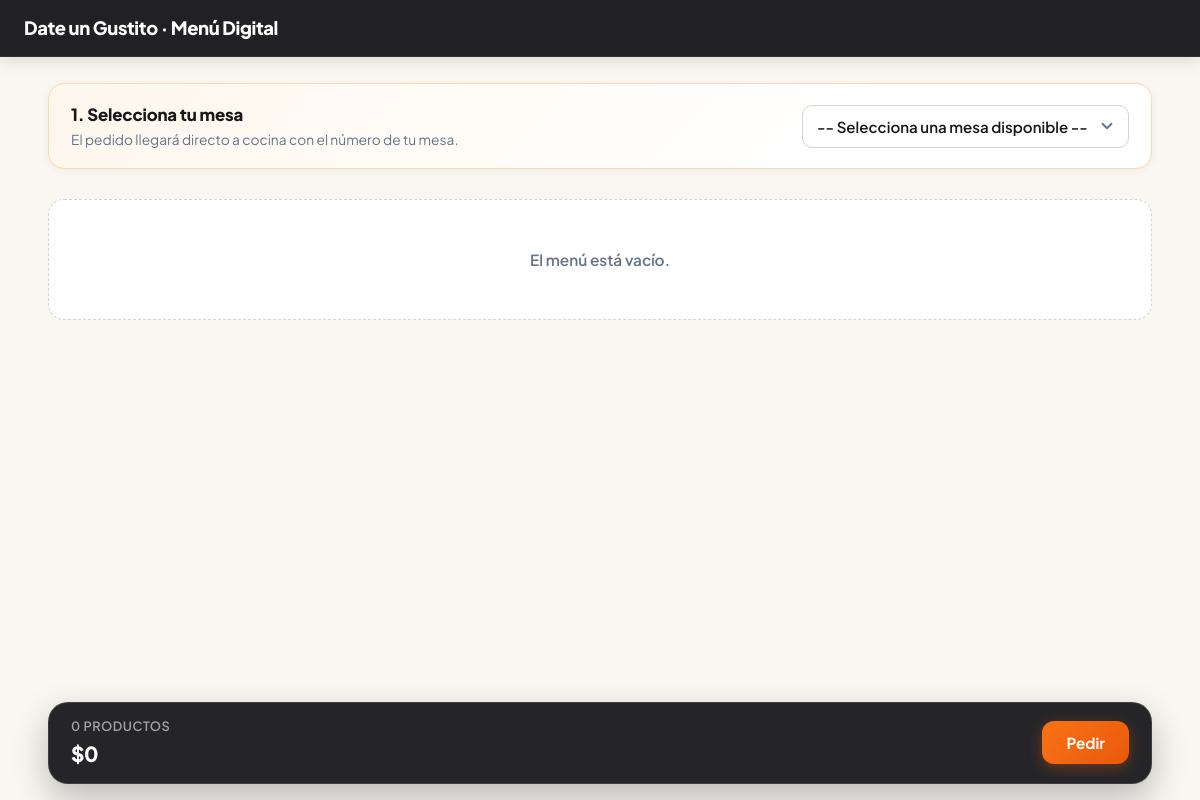
Before: / with the older database file.
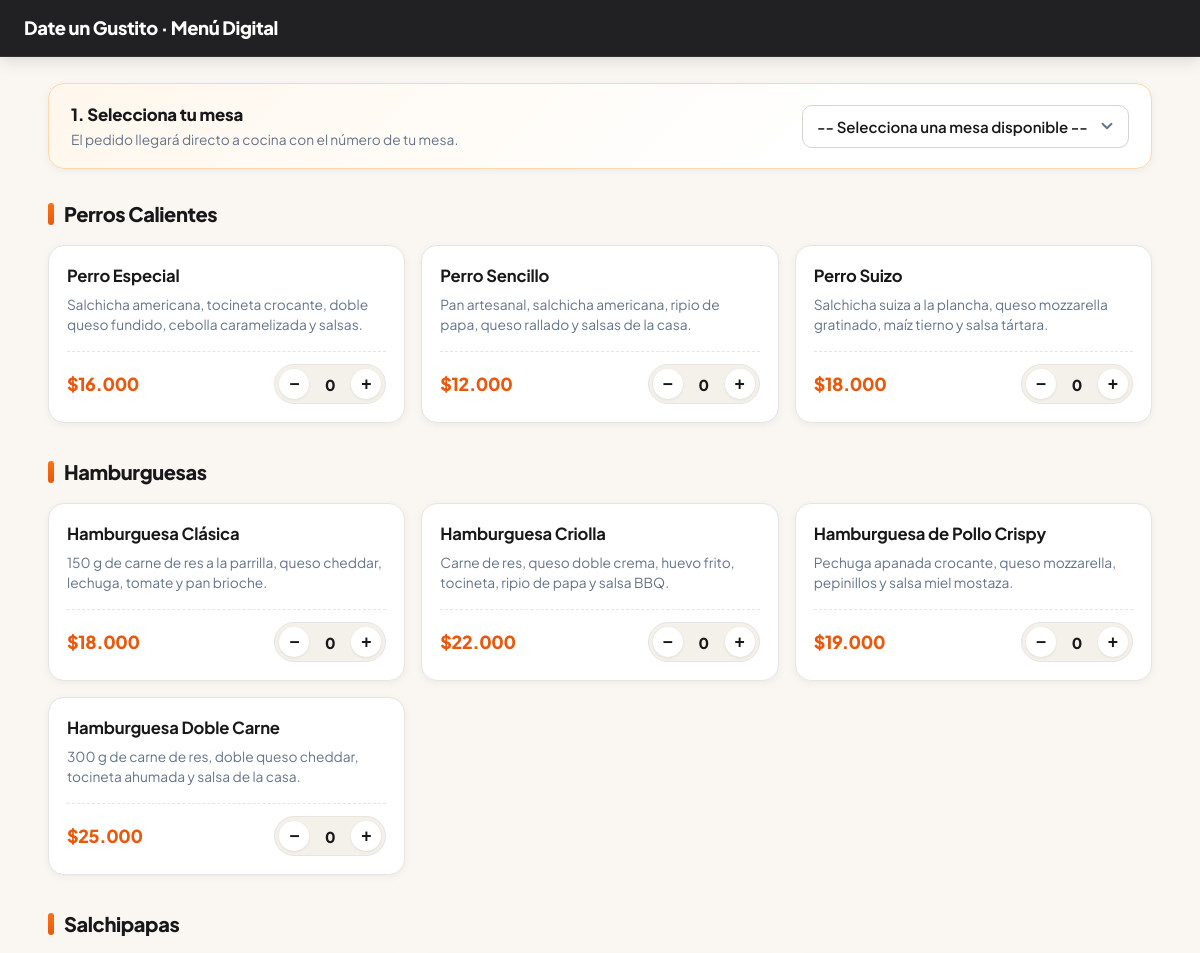
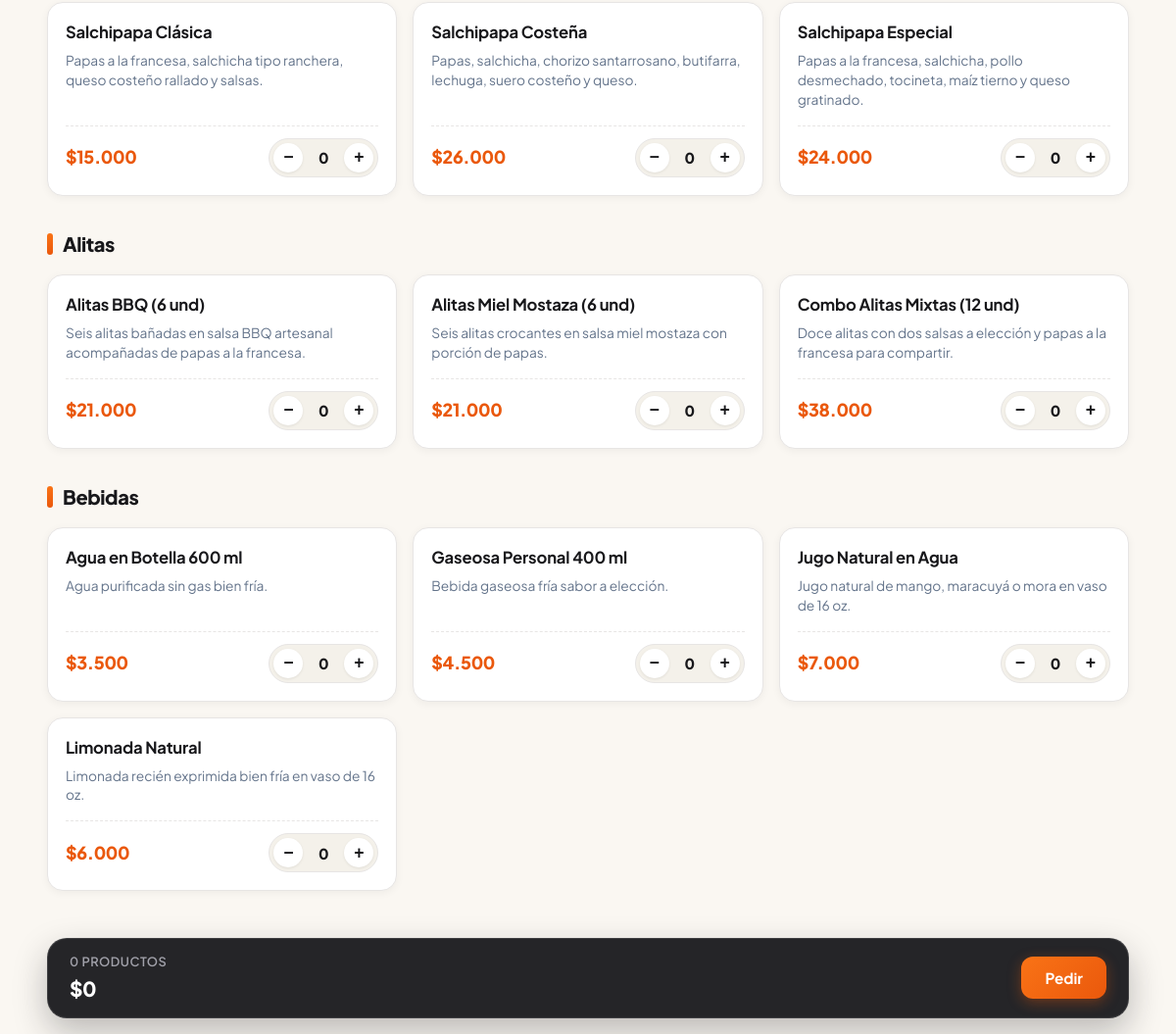
After: the same page with the newer database file (2 pictures, top to bottom).
### tables this page shows
CREATE TABLE productos (
    id INT AUTO_INCREMENT PRIMARY KEY,
    categoria_id INT NOT NULL,
    nombre VARCHAR(100) NOT NULL,
    descripcion VARCHAR(255) NOT NULL,
    precio DECIMAL(10, 2) NOT NULL,
    disponible TINYINT(1) NOT NULL DEFAULT 1,
    FOREIGN KEY (categoria_id) REFERENCES categorias(id)
);

### src/index.php (the view, shortened to what this page needs)
<?php
require_once 'conexion.php';
$catalogo = [];
$sqlProd = "SELECT p.id, p.nombre, p.descripcion, p.precio, c.nombre AS categoria
            FROM productos p
            INNER JOIN categorias c ON p.categoria_id = c.id
            WHERE p.disponible = 1
            ORDER BY c.id ASC, p.nombre ASC";
$resProd = $conn->query($sqlProd);
if ($resProd instanceof mysqli_result) {
    while ($fila = $resProd->fetch_assoc()) {
        $cat = (string) $fila['categoria'];
        $catalogo[$cat][] = $fila;
    }
}
?>
<!DOCTYPE html>
<html lang="es">
<head>
    <link rel="stylesheet" href="style.css">
</head>
<body class="con-barra-carrito">
    <header class="top-bar">
        <div class="marca">
            <h1>Date un Gustito · Menú Digital</h1>
        </div>
    </header>
    <main class="contenedor-panel">
        <form method="POST" action="procesar_pedido.php" id="form-pedido">
            <section class="selector-mesa-card">
                <div>
                    <label for="mesa_id" class="selector-label">1. Selecciona tu mesa</label>
                    <p class="selector-ayuda">El pedido llegará directo a cocina con el número de tu mesa.</p>
                </div>
                <select name="mesa_id" id="mesa_id" class="select-mesa" required>
                    <option value="">-- Selecciona una mesa disponible --</option>
                </select>
            </section>
            <?php if (count($catalogo) === 0): ?>
                <p class="estado-vacio">El menú está vacío.</p>
            <?php else: ?>
                <?php foreach ($catalogo as $nombreCategoria => $productos): ?>
                    <section class="seccion-categoria">
                        <h2 class="titulo-categoria"><?php echo htmlspecialchars($nombreCategoria, ENT_QUOTES, 'UTF-8'); ?></h2>
                        <div class="grid-productos">
                            <?php foreach ($productos as $prod): ?>
                                <?php $prodId = (int) $prod['id']; ?>
                                <article class="producto">
                                    <div class="producto-info">
                                        <h3><?php echo htmlspecialchars((string) $prod['nombre'], ENT_QUOTES, 'UTF-8'); ?></h3>
                                        <p class="producto-desc"><?php echo htmlspecialchars((string) $prod['descripcion'], ENT_QUOTES, 'UTF-8'); ?></p>
                                    </div>
                                    <div class="producto-pie">
                                        <span class="producto-precio">$<?php echo number_format((float) $prod['precio'], 0, ',', '.'); ?></span>
                                        <div class="control-cantidad">
                                            <button type="button" class="btn-qty" data-accion="restar" data-target="qty-<?php echo $prodId; ?>" aria-label="Disminuir">−</button>
                                            <input
                                                type="number"
                                                id="qty-<?php echo $prodId; ?>"
                                                name="cantidades[<?php echo $prodId; ?>]"
                                                value="0"
                                                min="0"
                                                max="20"
                                                class="input-qty"
                                                data-precio="<?php echo (float) $prod['precio']; ?>"
                                                readonly
                                            >
                                            <button type="button" class="btn-qty" data-accion="sumar" data-target="qty-<?php echo $prodId; ?>" aria-label="Aumentar">+</button>
                                        </div>
                                    </div>
                                </article>
                            <?php endforeach; ?>
                        </div>
                    </section>
                <?php endforeach; ?>
            <?php endif; ?>
            <div class="barra-carrito">
                <div class="resumen-carrito">
                    <span id="total-items">0 productos</span>
                    <strong id="total-precio">$0</strong>
                </div>
                <button type="submit" class="btn-confirmar">Pedir</button>
            </div>
        </form>
    </main>
</body>
</html>

Changed rows visible on the page:
added productos: nombre "Perro Especial", descripcion "Salchicha americana, tocineta crocante, doble queso fundido, cebolla caramelizada y salsas.", precio "16.000", id+precio "0", shown under "Perros Calientes"
added productos: nombre "Perro Sencillo", descripcion "Pan artesanal, salchicha americana, ripio de papa, queso rallado y salsas de la casa.", precio "12.000", id+precio "0", shown under "Perros Calientes"
added productos: nombre "Perro Suizo", descripcion "Salchicha suiza a la plancha, queso mozzarella gratinado, maíz tierno y salsa tártara.", precio "18.000", id+precio "0", shown under "Perros Calientes"
added productos: nombre "Hamburguesa Clásica", descripcion "150 g de carne de res a la parrilla, queso cheddar, lechuga, tomate y pan brioche.", precio "18.000", id+precio "0", shown under "Hamburguesas"
added productos: nombre "Hamburguesa Criolla", descripcion "Carne de res, queso doble crema, huevo frito, tocineta, ripio de papa y salsa BBQ.", precio "22.000", id+precio "0", shown under "Hamburguesas"
added productos: nombre "Hamburguesa de Pollo Crispy", descripcion "Pechuga apanada crocante, queso mozzarella, pepinillos y salsa miel mostaza.", precio "19.000", id+precio "0", shown under "Hamburguesas"
added productos: nombre "Hamburguesa Doble Carne", descripcion "300 g de carne de res, doble queso cheddar, tocineta ahumada y salsa de la casa.", precio "25.000", id+precio "0", shown under "Hamburguesas"
added productos: nombre "Salchipapa Clásica", descripcion "Papas a la francesa, salchicha tipo ranchera, queso costeño rallado y salsas.", precio "15.000", id+precio "0", shown under "Salchipapas"
added productos: nombre "Salchipapa Costeña", descripcion "Papas, salchicha, chorizo santarrosano, butifarra, lechuga, suero costeño y queso.", precio "26.000", id+precio "0", shown under "Salchipapas"
added productos: nombre "Salchipapa Especial", descripcion "Papas a la francesa, salchicha, pollo desmechado, tocineta, maíz tierno y queso gratinado.", precio "24.000", id+precio "0", shown under "Salchipapas"
added productos: nombre "Alitas BBQ (6 und)", descripcion "Seis alitas bañadas en salsa BBQ artesanal acompañadas de papas a la francesa.", precio "21.000", id+precio "0", shown under "Alitas"
added productos: nombre "Alitas Miel Mostaza (6 und)", descripcion "Seis alitas crocantes en salsa miel mostaza con porción de papas.", precio "21.000", id+precio "0", shown under "Alitas"
added productos: nombre "Combo Alitas Mixtas (12 und)", descripcion "Doce alitas con dos salsas a elección y papas a la francesa para compartir.", precio "38.000", id+precio "0", shown under "Alitas"
added productos: nombre "Agua en Botella 600 ml", descripcion "Agua purificada sin gas bien fría.", precio "3.500", id+precio "0", shown under "Bebidas"
added productos: nombre "Gaseosa Personal 400 ml", descripcion "Bebida gaseosa fría sabor a elección.", precio "4.500", id+precio "0", shown under "Bebidas"
added productos: nombre "Jugo Natural en Agua", descripcion "Jugo natural de mango, maracuyá o mora en vaso de 16 oz.", precio "7.000", id+precio "0", shown under "Bebidas"
added productos: nombre "Limonada Natural", descripcion "Limonada recién exprimida bien fría en vaso de 16 oz.", precio "6.000", id+precio "0", shown under "Bebidas"
Other visible differences:
new list line: "Perros Calientes"
new list line: "Hamburguesas"
new list line: "Salchipapas"
new list line: "Alitas"
new list line: "Bebidas"
text no longer shown: "El menú está vacío."
